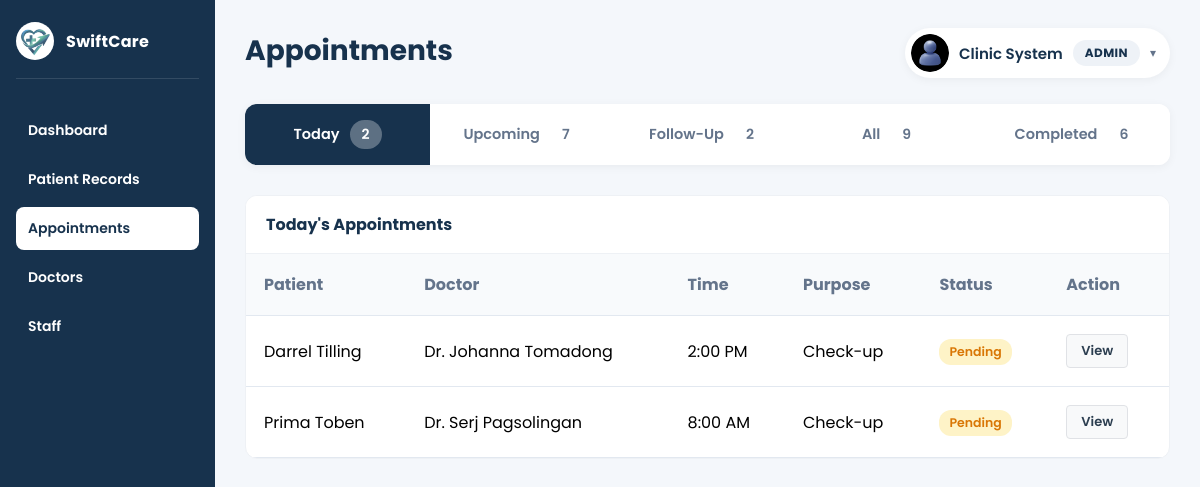
Screenshot of /view/admin/admin_appointments.php (signed in) with the database file from the repository.
### tables this page shows
CREATE TABLE `users` (
  `id` int(11) NOT NULL,
  `role` enum('admin','doctor','patient') NOT NULL,
  `first_name` varchar(100) NOT NULL,
  `last_name` varchar(100) NOT NULL,
  `email` varchar(100) NOT NULL,
  `username` varchar(100) DEFAULT NULL,
  `profile_photo` varchar(255) DEFAULT NULL,
  `password` varchar(255) NOT NULL,
  `created_at` timestamp NOT NULL DEFAULT current_timestamp()
);

CREATE TABLE `appointments` (
  `id` int(11) NOT NULL,
  `patient_id` int(11) NOT NULL,
  `doctor_id` int(11) NOT NULL,
  `appointment_date` date NOT NULL,
  `appointment_time` varchar(20) NOT NULL,
  `purpose` text DEFAULT NULL,
  `complaint` varchar(150) DEFAULT NULL,
  `consultation_type` enum('Online','In Person') NOT NULL DEFAULT 'In Person',
  `status` enum('pending','confirmed','completed','cancelled','missed') DEFAULT 'pending',
  `created_at` timestamp NOT NULL DEFAULT current_timestamp(),
  `admin_checked` tinyint(1) DEFAULT 0
);

### model/User.php (called while the page is built, shortened)
<?php
class User {
    private $conn;
    function __construct($db){
        $this->conn = $db;
    }
    function getUserById($id){
        $query = "SELECT u.*, d.specialization, d.license_number, d.schedule_days, d.schedule_time_start, d.schedule_time_end
                  FROM users u
                  LEFT JOIN doctors d ON d.user_id = u.id
                  WHERE u.id = :id";
        $stmt = $this->conn->prepare($query);
        $stmt->bindParam(":id", $id);
        $stmt->execute();
        return $stmt->fetch(PDO::FETCH_ASSOC);
    }
}

### model/Appointment.php (called while the page is built, shortened)
<?php
class Appointment {
    private $conn;
    function __construct($db){
        $this->conn = $db;
    }
    function getTodayAppointments(){
        $query = "SELECT a.*,
                  CONCAT(p.first_name, ' ', p.last_name) as patient_name,
                  CONCAT(d.first_name, ' ', d.last_name) as doctor_name
                  FROM appointments a
                  LEFT JOIN patients p ON a.patient_id = p.id
                  LEFT JOIN users d ON a.doctor_id = d.id
                  WHERE DATE(a.appointment_date) = DATE(NOW())
                  ORDER BY a.appointment_time ASC";
        $stmt = $this->conn->prepare($query);
        $stmt->execute();
        return $stmt;
    }
    function getFollowUpAppointments(){
        $query = "SELECT a.*,
                  CONCAT(p.first_name, ' ', p.last_name) as patient_name,
                  CONCAT(d.first_name, ' ', d.last_name) as doctor_name
                  FROM appointments a
                  LEFT JOIN patients p ON a.patient_id = p.id
                  LEFT JOIN users d ON a.doctor_id = d.id
                  WHERE a.purpose = 'Follow-up' AND a.status = 'pending' AND DATE(a.appointment_date) >= DATE(NOW())
                  ORDER BY a.appointment_date ASC";
        $stmt = $this->conn->prepare($query);
        $stmt->execute();
        return $stmt;
    }
    function getUpcomingOnlyAppointments(){
        $query = "SELECT a.*,
                  CONCAT(p.first_name, ' ', p.last_name) as patient_name,
                  CONCAT(d.first_name, ' ', d.last_name) as doctor_name
                  FROM appointments a
                  LEFT JOIN patients p ON a.patient_id = p.id
                  LEFT JOIN users d ON a.doctor_id = d.id
                  WHERE DATE(a.appointment_date) > CURDATE() AND a.status = 'pending'
                  ORDER BY a.appointment_date ASC, a.appointment_time ASC";
        $stmt = $this->conn->prepare($query);
        $stmt->execute();
        return $stmt;
    }
    function getAllTodayAndFuture(){
        $query = "SELECT a.*,
                  CONCAT(p.first_name, ' ', p.last_name) as patient_name,
                  CONCAT(d.first_name, ' ', d.last_name) as doctor_name
                  FROM appointments a
                  LEFT JOIN patients p ON a.patient_id = p.id
                  LEFT JOIN users d ON a.doctor_id = d.id
                  WHERE a.status = 'pending'
                  ORDER BY a.appointment_date ASC, a.appointment_time ASC";
        $stmt = $this->conn->prepare($query);
        $stmt->execute();
        return $stmt;
    }
    function getCompletedAppointments(){
        $query = "SELECT a.*,
                  CONCAT(p.first_name, ' ', p.last_name) as patient_name,
                  CONCAT(d.first_name, ' ', d.last_name) as doctor_name
                  FROM appointments a
                  LEFT JOIN patients p ON a.patient_id = p.id
                  LEFT JOIN users d ON a.doctor_id = d.id
                  WHERE a.status = 'completed'
                  ORDER BY a.appointment_date DESC";
        $stmt = $this->conn->prepare($query);
        $stmt->execute();
        return $stmt;
    }
}

### view/admin/admin_appointments.php (the view, shortened to what this page needs)
<?php
require_once 'C:\xampp\htdocs\clinic1\model\User.php';
require_once 'C:\xampp\htdocs\clinic1\model\Appointment.php';
$database = new Database();
$conn = $database->connect();
$user = new User($conn);
$appointment = new Appointment($conn);
$user_info = $user->getUserById($_SESSION['user_id']);
$appointment->markMissedAppointments();
$today_appointments    = $appointment->getTodayAppointments();
$upcoming_appointments = $appointment->getUpcomingOnlyAppointments();
$followup_appointments = $appointment->getFollowUpAppointments();
$all_appointments      = $appointment->getAllTodayAndFuture();
$completed_appointments = $appointment->getCompletedAppointments();
?>
<!DOCTYPE html>
<html lang="en">
<head>
    <link rel="stylesheet" href="../css/admin_dashboard.css">
    <link rel="stylesheet" href="../css/admin.css">
</head>
<body>
<div class="dashboard-container">
    <aside class="sidebar">
        <div class="sidebar-top">
            <img src="http://localhost/clinic1/img/logo.png" class="sidebar-logo">
            <div class="sidebar-clinic-name">
                <h2>SwiftCare</h2>
            </div>
        </div>
        <nav class="sidebar-menu">
            <a href="http://localhost/clinic1/view/admin/admin_dashboard.php" class="menu-item">Dashboard</a>
            <a href="http://localhost/clinic1/view/admin/admin_patientRecord.php" class="menu-item">Patient Records</a>
            <a href="http://localhost/clinic1/view/admin/admin_appointments.php" class="menu-item active">Appointments</a>
            <a href="http://localhost/clinic1/view/admin/admin_doctors.php" class="menu-item">Doctors</a>
            <a href="http://localhost/clinic1/view/admin/admin_staff.php" class="menu-item">Staff</a>
        </nav>
    </aside>
    <main class="main-content">
        <header class="topbar">
            <div class="topbar-left">
                <div class="clinic-text">
                    <h1>Appointments</h1>
                </div>
            </div>
            <div class="user-menu">
                <button type="button" class="user-menu-toggle" onclick="toggleUserMenu(this)">
                    <?php if(!empty($user_info['profile_photo'])): ?>
                    <img src="../../uploads/<?php echo $user_info['profile_photo']; ?>" class="user-avatar" style="object-fit: cover;">
                    <?php else: ?>
                    <div class="user-avatar"></div>
                    <?php endif; ?>
                    <span class="user-name"><?php echo $_SESSION['name']; ?></span>
                    <span class="user-role-badge">Admin</span>
                    <span class="dropdown-arrow">&#9662;</span>
                </button>
            </div>
        </header>
        <div class="tabs-container">
            <button class="tab-btn active" onclick="showTab('today')" id="tab-today">
                Today <span class="tab-count"><?php echo $today_appointments->rowCount(); ?></span>
            </button>
            <button class="tab-btn" onclick="showTab('upcoming')" id="tab-upcoming">
                Upcoming <span class="tab-count"><?php echo $upcoming_appointments->rowCount(); ?></span>
            </button>
            <button class="tab-btn" onclick="showTab('followup')" id="tab-followup">
                Follow-Up <span class="tab-count"><?php echo $followup_appointments->rowCount(); ?></span>
            </button>
            <button class="tab-btn" onclick="showTab('all')" id="tab-all">
                All <span class="tab-count"><?php echo $all_appointments->rowCount(); ?></span>
            </button>
            <button class="tab-btn" onclick="showTab('completed')" id="tab-completed">
                Completed <span class="tab-count"><?php echo $completed_appointments->rowCount(); ?></span>
            </button>
        </div>
        <div id="today-section" class="tab-content show">
            <section class="table-section">
                <div class="section-header">Today's Appointments</div>
                <table class="appointment-table">
                    <thead><tr><th>Patient</th><th>Doctor</th><th>Time</th><th>Purpose</th><th>Status</th><th>Action</th></tr></thead>
                    <tbody>
                        <?php if ($today_appointments->rowCount() > 0): ?>
                            <?php while ($row = $today_appointments->fetch(PDO::FETCH_ASSOC)): ?>
                            <tr>
                                <td><?php echo $row['patient_name']; ?></td>
                                <td>Dr. <?php echo $row['doctor_name']; ?></td>
                                <td><?php echo $row['appointment_time']; ?></td>
                                <td><?php echo $row['purpose']; ?></td>
                                <td><span class="status <?php echo $row['status']; ?>"><?php echo ucfirst($row['status']); ?></span></td>
                                <td>
                                    <?php if($row['status'] == 'completed'): ?>
                                        <span style="color:#64748b;">Completed</span>
                                    <?php else: ?>
                                        <a href="http://localhost/clinic1/view/admin/view_appointment.php?id=<?php echo $row['id']; ?>" class="action-btn view-btn">View</a>
                                    <?php endif; ?>
                                </td>
                            </tr>
                            <?php endwhile; ?>
                        <?php else: ?>
                            <tr><td colspan="6" class="empty-row">No appointments today</td></tr>
                        <?php endif; ?>
                    </tbody>
                </table>
            </section>
        </div>
    </main>
</div>
</body>
</html>

### view/css/admin_dashboard.css (style rules this page uses)
:root { --primary-color: #2c3e50; --primary-hover: #34495e; --header-color: #17324d; --bg-light: #f8f9fa; --border-color: #e0e2e6; --label-color: #1f2430; --hint-color: #7a7f8a; }
* { margin:0; padding:0; box-sizing:border-box; font-family:'Poppins', sans-serif; }
body { background:#f4f7fb; }
.dashboard-container { display:flex; min-height:100vh; }
.sidebar { width:215px; background:#17324d; color:white; padding:22px 16px; }
.sidebar-top { display:flex; align-items:center; gap:12px; text-align:left; padding-bottom:18px; border-bottom:1px solid rgba(255,255,255,0.12); }
.sidebar-logo { width:38px; height:38px; object-fit:cover; border-radius:50%; background:white; padding:3px; flex-shrink:0; }
.sidebar-clinic-name h2 { font-size:16px; font-weight:700; letter-spacing:0.3px; }
.sidebar-menu { margin-top:30px; display:flex; flex-direction:column; gap:6px; }
.menu-item { text-decoration:none; color:white; padding:11px 12px; border-radius:8px; transition:0.25s; display:block; border:none; background:none; width:100%; text-align:left; cursor:pointer; font-size:14px; font-weight:600; }
.active { background:white; color:var(--header-color); font-weight:600; }
.main-content { flex:1; padding:28px 30px; }
.topbar { display:flex; justify-content:space-between; align-items:center; margin-bottom:26px; }
.topbar-left { display:flex; align-items:center; gap:15px; }
.clinic-text h1 { font-size:28px; color:#17324d; margin-bottom:4px; }
.user-menu { position:relative; }
.user-menu-toggle { display:flex; align-items:center; gap:10px; background:white; border:none; padding:6px 14px 6px 6px; border-radius:30px; cursor:pointer; box-shadow: 0 2px 10px rgba(0,0,0,0.05); font-family:inherit; }
.user-avatar { width:38px; height:38px; border-radius:50%; background:#d9d9d9; flex-shrink:0; }
.user-name { font-weight:600; color:#17324d; font-size:15px; }
.user-role-badge { background:#eef2f7; color:#17324d; padding:4px 12px; border-radius:20px; font-size:12px; font-weight:700; text-transform:uppercase; letter-spacing:0.4px; }
.dropdown-arrow { color:#64748b; font-size:12px; transition:transform 0.2s ease; }
.table-section { background:white; border-radius:12px; overflow:hidden; border:1px solid #eef1f5; }
.section-header { background:#ffffff; color:#17324d; padding:16px 20px; font-size:16px; font-weight:700; border-bottom:1px solid #eef1f5; }
.appointment-table { width:100%; border-collapse:collapse; }
.appointment-table th, .appointment-table td { padding:18px; border-bottom:1px solid #e2e8f0; text-align:left; }
.appointment-table th { background:#f8fafc; color:#64748b; }
.status { display:inline-block; padding:4px 10px; border-radius:12px; font-size:12.5px; font-weight:600; }
.pending { background:#fef3c7; color:#d97706; }

### view/css/admin.css (style rules this page uses)
.action-btn { padding: 6px 14px; border-radius: 4px; font-weight: 600; font-size: 13px; transition: 0.15s ease; border: none; cursor: pointer; margin-right: 5px; text-decoration: none; display: inline-block; }
.view-btn { background: var(--bg-light); border: 1px solid var(--border-color); color: var(--primary-color); }
* { margin: 0; padding: 0; box-sizing: border-box; font-family: 'Poppins', sans-serif; }
.tabs-container { display: flex; gap: 0; margin-bottom: 30px; background: white; border-radius: 12px; overflow: hidden; box-shadow: 0 2px 10px rgba(0,0,0,0.05); }
.tab-btn { flex: 1; padding: 16px 22px; border: none; background: white; color: #64748b; font-size: 14.5px; font-weight: 600; cursor: pointer; transition: 0.3s; display: flex; align-items: center; justify-content: center; gap: 10px; }
.tab-btn.active { background: #17324d; color: white; }
.tab-count { background: rgba(255,255,255,0.2); padding: 4px 12px; border-radius: 20px; font-size: 14px; }
.tab-btn.active .tab-count { background: rgba(255,255,255,0.3); }
.tab-content { display: none; }
.tab-content.show { display: block; animation: fadeIn 0.3s; }
.action-btn { padding: 6px 14px; border-radius: 4px; font-size: 13px; font-weight: 600; text-decoration: none; display: inline-block; transition: all 0.15s ease; }
.status { display: inline-block; padding: 4px 10px; border-radius: 12px; font-size: 12.5px; font-weight: 600; }
.pending { background: #fef3c7; color: #d97706; }

### rows the page displays
users: profile_photo (picture)
appointments: patient_name "Darrel Tilling", doctor_name "Johanna Tomadong", appointment_time "2:00 PM", purpose "Check-up", status "Pending"
appointments: patient_name "Prima Toben", doctor_name "Serj Pagsolingan", appointment_time "8:00 AM", purpose "Check-up", status "Pending"

### other values shown
$_SESSION['name'] "Clinic System"
$today_appointments->rowCount() "2"
$upcoming_appointments->rowCount() "7"
$followup_appointments->rowCount() "2"
$all_appointments->rowCount() "9"
$completed_appointments->rowCount() "6"
